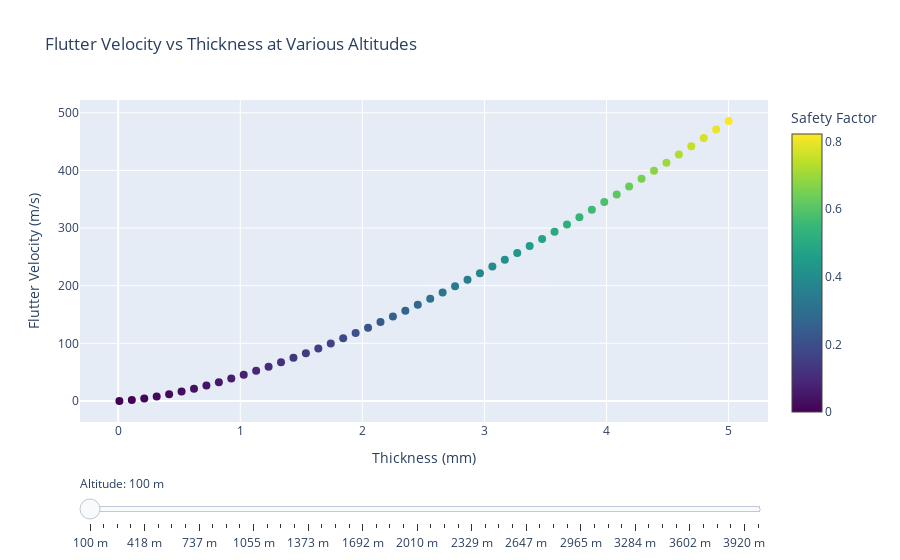

Notebook code for this chart:
### Code cell
# Define the Plotly figure
fig = make_subplots(rows=1, cols=1)

# Function to update the traces and color based on the selected altitude
def create_traces_for_altitude(altitude_idx):
    # Normalize the safety factors for color mapping
    howard_colorscale = (howard_safety_factors[:, altitude_idx] - np.min(howard_safety_factors)) / (np.max(howard_safety_factors) - np.min(howard_safety_factors))
    
    return [
        go.Scatter(
            x=thicknesses_array, 
            y=howard_flutter_grid[:, altitude_idx],
            mode='lines+markers',
            marker=dict(
                size=8,
                color=howard_colorscale,  # Apply the normalized safety factors as color
                colorscale='Viridis',  # Color scale for safety factor
                showscale=True,  # Show color scale
                colorbar=dict(title='Safety Factor')
            ),
            line=dict(color='rgba(0,0,0,0)'),  # Hide the line to show only markers
            name='Howard Flutter Velocity'
        )
        # Add similar traces for sahr_flutter_grid and bennet_flutter_grid if needed
    ]

# Add initial traces to the figure (for the first altitude)
initial_altitude_idx = 0
fig.add_traces(create_traces_for_altitude(initial_altitude_idx))

# Create the slider steps
steps = []
for i, altitude in enumerate(altitude_range):
    howard_colorscale = (howard_safety_factors[:, i] - np.min(howard_safety_factors)) / (np.max(howard_safety_factors) - np.min(howard_safety_factors))
    
    step = dict(
        method='update',
        args=[{'y': [howard_flutter_grid[:, i]],
               'marker': [{'color': howard_colorscale, 'size': 8}]
              }],
        label=f'{altitude:.0f} m'
    )
    steps.append(step)

# Add the slider to the figure
fig.update_layout(
    sliders=[{
        'active': initial_altitude_idx,
        'currentvalue': {'prefix': 'Altitude: '},
        'pad': {'t': 50},
        'steps': steps
    }],
    title='Flutter Velocity vs Thickness at Various Altitudes',
    xaxis_title='Thickness (mm)',
    yaxis_title='Flutter Velocity (m/s)'
)
# Create a slider widget for altitude
altitude_slider = widgets.IntSlider(
    value=0,
    min=0,
    max=len(altitude_range) - 1,
    step=1,
    description='Altitude Index:',
    continuous_update=False
)

# Use the `interactive` function to bind the widget to the update plot function
widgets.interactive(update_plot, altitude_index=altitude_slider)
# Show the figure
fig.show()
